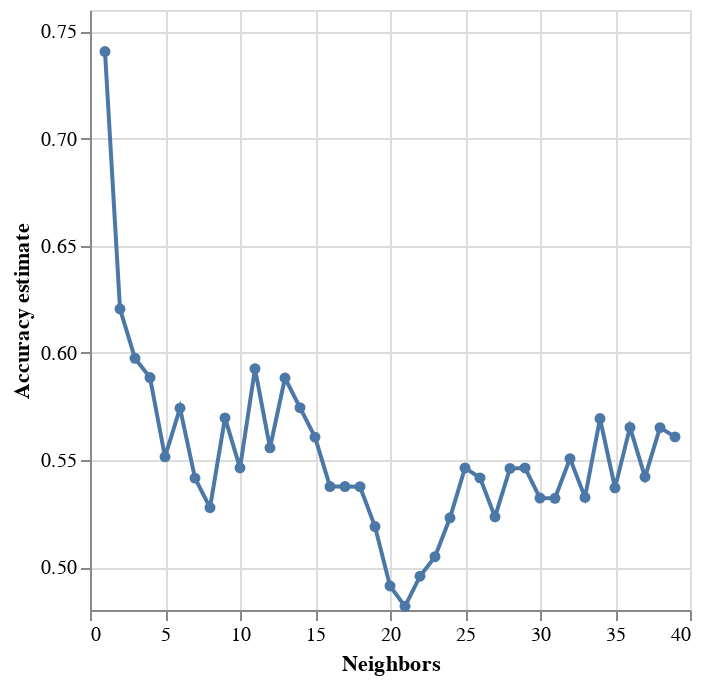

Notebook code cell kept with this figure:
### Markdown cell above
### 8 - Model training and tuning

We fit a KNN classifier and tuned the number of neighbors K. Small K values can lead to overfitting by making predictions too sensitive to individual observations, while large K values can lead to underfitting by overly smoothing decision boundaries. We used cross-validation to compare a range of K values and selected the value that produced the strongest and most stable performance.

### Code cell
#fitting to data

players_tune_grid.fit(X_train, y_train)

players_grid = pd.DataFrame(players_tune_grid.cv_results_)
players_grid
#plotting the accuracy vs k
accuracy_vs_k = alt.Chart(players_grid).mark_line(point=True).encode(
    x=alt.X("param_kneighborsclassifier__n_neighbors").title("Neighbors"),
    y=alt.Y("mean_test_score")
        .scale(zero=False)
        .title("Accuracy estimate")
)

accuracy_vs_k

### Figure 1 — Vega-Lite specification as saved in the notebook (floating-point values rounded to 4 significant figures)
{"config": {"view": {"continuousWidth": 300, "continuousHeight": 300}}, "data": {"name": "data-1582974042cec22a84147c079cde918a"}, "mark": {"type": "line", "point": true}, "encoding": {"x": {"field": "param_kneighborsclassifier__n_neighbors", "title": "Neighbors", "type": "quantitative"}, "y": {"field": "mean_test_score", "scale": {"zero": false}, "title": "Accuracy estimate", "type": "quantitative"}}, "$schema": "https://vega.github.io/schema/vega-lite/v5.20.1.json", "datasets": {"data-1582974042cec22a84147c079cde918a": [{"mean_fit_time": 0.005421, "std_fit_time": 0.000792, "mean_score_time": 0.00576, "std_score_time": 0.0004861, "param_kneighborsclassifier__n_neighbors": 1, "params": {"kneighborsclassifier__n_neighbors": 1}, "split0_test_score": 0.7727, "split1_test_score": 0.6977, "split2_test_score": 0.7907, "split3_test_score": 0.7209, "split4_test_score": 0.7209, "mean_test_score": 0.7406, "std_test_score": 0.0351, "rank_test_score": 1}, {"mean_fit_time": 0.005172, "std_fit_time": 0.001386, "mean_score_time": 0.00514, "std_score_time": 4.259e-05, "param_kneighborsclassifier__n_neighbors": 2, "params": {"kneighborsclassifier__n_neighbors": 2}, "split0_test_score": 0.5909, "split1_test_score": 0.6047, "split2_test_score": 0.6977, "split3_test_score": 0.6047, "split4_test_score": 0.6047, "mean_test_score": 0.6205, "std_test_score": 0.03895, "rank_test_score": 2}, {"mean_fit_time": 0.004373, "std_fit_time": 6.096e-05, "mean_score_time": 0.0051, "std_score_time": 7.109e-05, "param_kneighborsclassifier__n_neighbors": 3, "params": {"kneighborsclassifier__n_neighbors": 3}, "split0_test_score": 0.5455, "split1_test_score": 0.5814, "split2_test_score": 0.6279, "split3_test_score": 0.6047, "split4_test_score": 0.6279, "mean_test_score": 0.5975, "std_test_score": 0.0312, "rank_test_score": 3}, {"mean_fit_time": 0.004456, "std_fit_time": 0.0002699, "mean_score_time": 0.005121, "std_score_time": 5.06e-05, "param_kneighborsclassifier__n_neighbors": 4, "params": {"kneighborsclassifier__n_neighbors": 4}, "split0_test_score": 0.4773, "split1_test_score": 0.5814, "split2_test_score": 0.6047, "split3_test_score": 0.6512, "split4_test_score": 0.6279, "mean_test_score": 0.5885, "std_test_score": 0.06027, "rank_test_score": 5}, {"mean_fit_time": 0.004299, "std_fit_time": 5.524e-05, "mean_score_time": 0.005059, "std_score_time": 2.427e-05, "param_kneighborsclassifier__n_neighbors": 5, "params": {"kneighborsclassifier__n_neighbors": 5}, "split0_test_score": 0.4318, "split1_test_score": 0.4884, "split2_test_score": 0.5814, "split3_test_score": 0.6279, "split4_test_score": 0.6279, "mean_test_score": 0.5515, "std_test_score": 0.07859, "rank_test_score": 16}, {"mean_fit_time": 0.004284, "std_fit_time": 1.776e-05, "mean_score_time": 0.005114, "std_score_time": 0.0001217, "param_kneighborsclassifier__n_neighbors": 6, "params": {"kneighborsclassifier__n_neighbors": 6}, "split0_test_score": 0.5455, "split1_test_score": 0.5349, "split2_test_score": 0.6047, "split3_test_score": 0.6279, "split4_test_score": 0.5581, "mean_test_score": 0.5742, "std_test_score": 0.03589, "rank_test_score": 8}, {"mean_fit_time": 0.004317, "std_fit_time": 3.287e-05, "mean_score_time": 0.005132, "std_score_time": 5.165e-05, "param_kneighborsclassifier__n_neighbors": 7, "params": {"kneighborsclassifier__n_neighbors": 7}, "split0_test_score": 0.5682, "split1_test_score": 0.4651, "split2_test_score": 0.5581, "split3_test_score": 0.6047, "split4_test_score": 0.5116, "mean_test_score": 0.5415, "std_test_score": 0.04838, "rank_test_score": 24}, {"mean_fit_time": 0.004273, "std_fit_time": 2.451e-05, "mean_score_time": 0.005099, "std_score_time": 6.672e-05, "param_kneighborsclassifier__n_neighbors": 8, "params": {"kneighborsclassifier__n_neighbors": 8}, "split0_test_score": 0.5227, "split1_test_score": 0.4651, "split2_test_score": 0.5814, "split3_test_score": 0.5581, "split4_test_score": 0.5116, "mean_test_score": 0.5278, "std_test_score": 0.04002, "rank_test_score": 32}, {"mean_fit_time": 0.004259, "std_fit_time": 1.1e-05, "mean_score_time": 0.005066, "std_score_time": 1.888e-05, "param_kneighborsclassifier__n_neighbors": 9, "params": {"kneighborsclassifier__n_neighbors": 9}, "split0_test_score": 0.5227, "split1_test_score": 0.5349, "split2_test_score": 0.6279, "split3_test_score": 0.5814, "split4_test_score": 0.5814, "mean_test_score": 0.5697, "std_test_score": 0.03763, "rank_test_score": 9}, {"mean_fit_time": 0.004282, "std_fit_time": 1.285e-05, "mean_score_time": 0.005169, "std_score_time": 0.000107, "param_kneighborsclassifier__n_neighbors": 10, "params": {"kneighborsclassifier__n_neighbors": 10}, "split0_test_score": 0.5455, "split1_test_score": 0.4884, "split2_test_score": 0.5814, "split3_test_score": 0.5814, "split4_test_score": 0.5349, "mean_test_score": 0.5463, "std_test_score": 0.0345, "rank_test_score": 18}, {"mean_fit_time": 0.004272, "std_fit_time": 1.143e-05, "mean_score_time": 0.005258, "std_score_time": 0.0002781, "param_kneighborsclassifier__n_neighbors": 11, "params": {"kneighborsclassifier__n_neighbors": 11}, "split0_test_score": 0.5909, "split1_test_score": 0.5814, "split2_test_score": 0.6512, "split3_test_score": 0.5814, "split4_test_score": 0.5581, "mean_test_score": 0.5926, "std_test_score": 0.03121, "rank_test_score": 4}, {"mean_fit_time": 0.004295, "std_fit_time": 2.683e-05, "mean_score_time": 0.005132, "std_score_time": 5.445e-05, "param_kneighborsclassifier__n_neighbors": 12, "params": {"kneighborsclassifier__n_neighbors": 12}, "split0_test_score": 0.5227, "split1_test_score": 0.4884, "split2_test_score": 0.6512, "split3_test_score": 0.5581, "split4_test_score": 0.5581, "mean_test_score": 0.5557, "std_test_score": 0.05431, "rank_test_score": 15}, {"mean_fit_time": 0.004304, "std_fit_time": 6.35e-05, "mean_score_time": 0.005138, "std_score_time": 6.844e-05, "param_kneighborsclassifier__n_neighbors": 13, "params": {"kneighborsclassifier__n_neighbors": 13}, "split0_test_score": 0.5227, "split1_test_score": 0.5581, "split2_test_score": 0.6279, "split3_test_score": 0.5581, "split4_test_score": 0.6744, "mean_test_score": 0.5883, "std_test_score": 0.05496, "rank_test_score": 6}, {"mean_fit_time": 0.004275, "std_fit_time": 2.658e-05, "mean_score_time": 0.005186, "std_score_time": 0.000122, "param_kneighborsclassifier__n_neighbors": 14, "params": {"kneighborsclassifier__n_neighbors": 14}, "split0_test_score": 0.5, "split1_test_score": 0.5116, "split2_test_score": 0.6279, "split3_test_score": 0.6512, "split4_test_score": 0.5814, "mean_test_score": 0.5744, "std_test_score": 0.06047, "rank_test_score": 7}, {"mean_fit_time": 0.004265, "std_fit_time": 1.089e-05, "mean_score_time": 0.005147, "std_score_time": 4.779e-05, "param_kneighborsclassifier__n_neighbors": 15, "params": {"kneighborsclassifier__n_neighbors": 15}, "split0_test_score": 0.4545, "split1_test_score": 0.5116, "split2_test_score": 0.6279, "split3_test_score": 0.5814, "split4_test_score": 0.6279, "mean_test_score": 0.5607, "std_test_score": 0.06803, "rank_test_score": 14}, {"mean_fit_time": 0.004272, "std_fit_time": 3.713e-05, "mean_score_time": 0.005162, "std_score_time": 8.557e-05, "param_kneighborsclassifier__n_neighbors": 16, "params": {"kneighborsclassifier__n_neighbors": 16}, "split0_test_score": 0.4091, "split1_test_score": 0.4884, "split2_test_score": 0.5814, "split3_test_score": 0.5581, "split4_test_score": 0.6512, "mean_test_score": 0.5376, "std_test_score": 0.08267, "rank_test_score": 25}, {"mean_fit_time": 0.004272, "std_fit_time": 2.605e-05, "mean_score_time": 0.00522, "std_score_time": 6.171e-05, "param_kneighborsclassifier__n_neighbors": 17, "params": {"kneighborsclassifier__n_neighbors": 17}, "split0_test_score": 0.4091, "split1_test_score": 0.4884, "split2_test_score": 0.6047, "split3_test_score": 0.6047, "split4_test_score": 0.5814, "mean_test_score": 0.5376, "std_test_score": 0.07726, "rank_test_score": 26}, {"mean_fit_time": 0.004398, "std_fit_time": 0.0002835, "mean_score_time": 0.00516, "std_score_time": 6.752e-05, "param_kneighborsclassifier__n_neighbors": 18, "params": {"kneighborsclassifier__n_neighbors": 18}, "split0_test_score": 0.4318, "split1_test_score": 0.4651, "split2_test_score": 0.6047, "split3_test_score": 0.5581, "split4_test_score": 0.6279, "mean_test_score": 0.5375, "std_test_score": 0.07683, "rank_test_score": 27}, {"mean_fit_time": 0.004277, "std_fit_time": 4.158e-05, "mean_score_time": 0.005166, "std_score_time": 7.138e-05, "param_kneighborsclassifier__n_neighbors": 19, "params": {"kneighborsclassifier__n_neighbors": 19}, "split0_test_score": 0.4318, "split1_test_score": 0.4419, "split2_test_score": 0.6047, "split3_test_score": 0.5581, "split4_test_score": 0.5581, "mean_test_score": 0.5189, "std_test_score": 0.06921, "rank_test_score": 35}, {"mean_fit_time": 0.004404, "std_fit_time": 0.0002476, "mean_score_time": 0.005215, "std_score_time": 0.0001246, "param_kneighborsclassifier__n_neighbors": 20, "params": {"kneighborsclassifier__n_neighbors": 20}, "split0_test_score": 0.3864, "split1_test_score": 0.3721, "split2_test_score": 0.5349, "split3_test_score": 0.6279, "split4_test_score": 0.5349, "mean_test_score": 0.4912, "std_test_score": 0.09765, "rank_test_score": 38}, {"mean_fit_time": 0.004298, "std_fit_time": 3.069e-05, "mean_score_time": 0.00526, "std_score_time": 0.000137, "param_kneighborsclassifier__n_neighbors": 21, "params": {"kneighborsclassifier__n_neighbors": 21}, "split0_test_score": 0.4318, "split1_test_score": 0.3953, "split2_test_score": 0.5116, "split3_test_score": 0.5814, "split4_test_score": 0.4884, "mean_test_score": 0.4817, "std_test_score": 0.06454, "rank_test_score": 39}, {"mean_fit_time": 0.008042, "std_fit_time": 0.007465, "mean_score_time": 0.005217, "std_score_time": 6.177e-05, "param_kneighborsclassifier__n_neighbors": 22, "params": {"kneighborsclassifier__n_neighbors": 22}, "split0_test_score": 0.4091, "split1_test_score": 0.4651, "split2_test_score": 0.5116, "split3_test_score": 0.5581, "split4_test_score": 0.5349, "mean_test_score": 0.4958, "std_test_score": 0.05315, "rank_test_score": 37}, {"mean_fit_time": 0.004257, "std_fit_time": 6.645e-06, "mean_score_time": 0.007703, "std_score_time": 0.004994, "param_kneighborsclassifier__n_neighbors": 23, "params": {"kneighborsclassifier__n_neighbors": 23}, "split0_test_score": 0.4545, "split1_test_score": 0.4419, "split2_test_score": 0.4419, "split3_test_score": 0.6512, "split4_test_score": 0.5349, "mean_test_score": 0.5049, "std_test_score": 0.08096, "rank_test_score": 36}, {"mean_fit_time": 0.004268, "std_fit_time": 9.971e-06, "mean_score_time": 0.005227, "std_score_time": 0.0001033, "param_kneighborsclassifier__n_neighbors": 24, "params": {"kneighborsclassifier__n_neighbors": 24}, "split0_test_score": 0.5455, "split1_test_score": 0.4651, "split2_test_score": 0.4884, "split3_test_score": 0.5349, "split4_test_score": 0.5814, "mean_test_score": 0.523, "std_test_score": 0.04149, "rank_test_score": 34}, {"mean_fit_time": 0.01139, "std_fit_time": 0.01423, "mean_score_time": 0.005231, "std_score_time": 0.0001069, "param_kneighborsclassifier__n_neighbors": 25, "params": {"kneighborsclassifier__n_neighbors": 25}, "split0_test_score": 0.5455, "split1_test_score": 0.5581, "split2_test_score": 0.4884, "split3_test_score": 0.6047, "split4_test_score": 0.5349, "mean_test_score": 0.5463, "std_test_score": 0.0375, "rank_test_score": 20}, {"mean_fit_time": 0.004297, "std_fit_time": 4.084e-05, "mean_score_time": 0.005205, "std_score_time": 4.002e-05, "param_kneighborsclassifier__n_neighbors": 26, "params": {"kneighborsclassifier__n_neighbors": 26}, "split0_test_score": 0.5455, "split1_test_score": 0.5116, "split2_test_score": 0.5581, "split3_test_score": 0.5814, "split4_test_score": 0.5116, "mean_test_score": 0.5416, "std_test_score": 0.02709, "rank_test_score": 23}, {"mean_fit_time": 0.004314, "std_fit_time": 3.004e-05, "mean_score_time": 0.00597, "std_score_time": 0.001477, "param_kneighborsclassifier__n_neighbors": 27, "params": {"kneighborsclassifier__n_neighbors": 27}, "split0_test_score": 0.4545, "split1_test_score": 0.5116, "split2_test_score": 0.5349, "split3_test_score": 0.6047, "split4_test_score": 0.5116, "mean_test_score": 0.5235, "std_test_score": 0.04848, "rank_test_score": 33}, {"mean_fit_time": 0.004264, "std_fit_time": 1.611e-05, "mean_score_time": 0.005242, "std_score_time": 9.208e-05, "param_kneighborsclassifier__n_neighbors": 28, "params": {"kneighborsclassifier__n_neighbors": 28}, "split0_test_score": 0.5909, "split1_test_score": 0.5116, "split2_test_score": 0.4884, "split3_test_score": 0.5814, "split4_test_score": 0.5581, "mean_test_score": 0.5461, "std_test_score": 0.0398, "rank_test_score": 21}, {"mean_fit_time": 0.00426, "std_fit_time": 1.348e-05, "mean_score_time": 0.005279, "std_score_time": 9.781e-05, "param_kneighborsclassifier__n_neighbors": 29, "params": {"kneighborsclassifier__n_neighbors": 29}, "split0_test_score": 0.5455, "split1_test_score": 0.5116, "split2_test_score": 0.5581, "split3_test_score": 0.5349, "split4_test_score": 0.5814, "mean_test_score": 0.5463, "std_test_score": 0.02326, "rank_test_score": 18}, {"mean_fit_time": 0.01124, "std_fit_time": 0.01386, "mean_score_time": 0.00534, "std_score_time": 0.000213, "param_kneighborsclassifier__n_neighbors": 30, "params": {"kneighborsclassifier__n_neighbors": 30}, "split0_test_score": 0.5682, "split1_test_score": 0.5116, "split2_test_score": 0.4884, "split3_test_score": 0.5116, "split4_test_score": 0.5814, "mean_test_score": 0.5322, "std_test_score": 0.03601, "rank_test_score": 30}, {"mean_fit_time": 0.004294, "std_fit_time": 2.984e-05, "mean_score_time": 0.005297, "std_score_time": 0.0001428, "param_kneighborsclassifier__n_neighbors": 31, "params": {"kneighborsclassifier__n_neighbors": 31}, "split0_test_score": 0.5909, "split1_test_score": 0.4884, "split2_test_score": 0.5116, "split3_test_score": 0.4884, "split4_test_score": 0.5814, "mean_test_score": 0.5321, "std_test_score": 0.04502, "rank_test_score": 31}, {"mean_fit_time": 0.004282, "std_fit_time": 1.319e-05, "mean_score_time": 0.006173, "std_score_time": 0.001794, "param_kneighborsclassifier__n_neighbors": 32, "params": {"kneighborsclassifier__n_neighbors": 32}, "split0_test_score": 0.6136, "split1_test_score": 0.4884, "split2_test_score": 0.5116, "split3_test_score": 0.5581, "split4_test_score": 0.5814, "mean_test_score": 0.5506, "std_test_score": 0.04554, "rank_test_score": 17}, {"mean_fit_time": 0.004292, "std_fit_time": 4.286e-05, "mean_score_time": 0.005211, "std_score_time": 6.532e-06, "param_kneighborsclassifier__n_neighbors": 33, "params": {"kneighborsclassifier__n_neighbors": 33}, "split0_test_score": 0.5, "split1_test_score": 0.5116, "split2_test_score": 0.4651, "split3_test_score": 0.6047, "split4_test_score": 0.5814, "mean_test_score": 0.5326, "std_test_score": 0.05221, "rank_test_score": 29}, {"mean_fit_time": 0.004274, "std_fit_time": 1.305e-05, "mean_score_time": 0.005371, "std_score_time": 0.0002118, "param_kneighborsclassifier__n_neighbors": 34, "params": {"kneighborsclassifier__n_neighbors": 34}, "split0_test_score": 0.5909, "split1_test_score": 0.4884, "split2_test_score": 0.4651, "split3_test_score": 0.6744, "split4_test_score": 0.6279, "mean_test_score": 0.5693, "std_test_score": 0.08044, "rank_test_score": 10}, {"mean_fit_time": 0.004279, "std_fit_time": 2.502e-05, "mean_score_time": 0.005273, "std_score_time": 8.029e-05, "param_kneighborsclassifier__n_neighbors": 35, "params": {"kneighborsclassifier__n_neighbors": 35}, "split0_test_score": 0.5455, "split1_test_score": 0.4884, "split2_test_score": 0.4419, "split3_test_score": 0.6512, "split4_test_score": 0.5581, "mean_test_score": 0.537, "std_test_score": 0.07066, "rank_test_score": 28}, {"mean_fit_time": 0.004334, "std_fit_time": 6.466e-05, "mean_score_time": 0.005291, "std_score_time": 7.11e-05, "param_kneighborsclassifier__n_neighbors": 36, "params": {"kneighborsclassifier__n_neighbors": 36}, "split0_test_score": 0.4773, "split1_test_score": 0.4419, "split2_test_score": 0.5581, "split3_test_score": 0.814, "split4_test_score": 0.5349, "mean_test_score": 0.5652, "std_test_score": 0.131, "rank_test_score": 11}, {"mean_fit_time": 0.004258, "std_fit_time": 3.726e-06, "mean_score_time": 0.005241, "std_score_time": 1.629e-05, "param_kneighborsclassifier__n_neighbors": 37, "params": {"kneighborsclassifier__n_neighbors": 37}, "split0_test_score": 0.4545, "split1_test_score": 0.4884, "split2_test_score": 0.5581, "split3_test_score": 0.6744, "split4_test_score": 0.5349, "mean_test_score": 0.5421, "std_test_score": 0.07533, "rank_test_score": 22}, {"mean_fit_time": 0.004265, "std_fit_time": 1.322e-05, "mean_score_time": 0.005243, "std_score_time": 6.033e-05, "param_kneighborsclassifier__n_neighbors": 38, "params": {"kneighborsclassifier__n_neighbors": 38}, "split0_test_score": 0.5, "split1_test_score": 0.4419, "split2_test_score": 0.5814, "split3_test_score": 0.7442, "split4_test_score": 0.5581, "mean_test_score": 0.5651, "std_test_score": 0.1018, "rank_test_score": 12}, {"mean_fit_time": 0.004255, "std_fit_time": 1.007e-05, "mean_score_time": 0.00525, "std_score_time": 7.209e-05, "param_kneighborsclassifier__n_neighbors": 39, "params": {"kneighborsclassifier__n_neighbors": 39}, "split0_test_score": 0.4318, "split1_test_score": 0.4419, "split2_test_score": 0.5814, "split3_test_score": 0.7907, "split4_test_score": 0.5581, "mean_test_score": 0.5608, "std_test_score": 0.1297, "rank_test_score": 13}]}}
